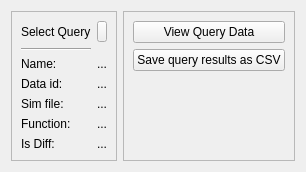
          <widget class="QWidget" name="view_tab">
           <attribute name="title">
            <string>View saved queries</string>
           </attribute>
           <layout class="QHBoxLayout" name="horizontalLayout_5">
            <item>
             <widget class="QFrame" name="frame_8">
              <property name="frameShape">
               <enum>QFrame::StyledPanel</enum>
              </property>
              <property name="frameShadow">
               <enum>QFrame::Raised</enum>
              </property>
              <layout class="QGridLayout" name="gridLayout_4">
               <item row="5" column="1">
                <widget class="QLabel" name="label_16">
                 <property name="text">
                  <string>Sim file: </string>
                 </property>
                </widget>
               </item>
               <item row="6" column="1">
                <widget class="QLabel" name="label_15">
                 <property name="text">
                  <string>Function:</string>
                 </property>
                </widget>
               </item>
               <item row="0" column="1">
                <widget class="QLabel" name="label_10">
                 <property name="sizePolicy">
                  <sizepolicy hsizetype="Preferred" vsizetype="Preferred">
                   <horstretch>0</horstretch>
                   <verstretch>0</verstretch>
                  </sizepolicy>
                 </property>
                 <property name="text">
                  <string>Select Query</string>
                 </property>
                </widget>
               </item>
               <item row="3" column="1">
                <widget class="QLabel" name="label_14">
                 <property name="sizePolicy">
                  <sizepolicy hsizetype="Fixed" vsizetype="Preferred">
                   <horstretch>0</horstretch>
                   <verstretch>0</verstretch>
                  </sizepolicy>
                 </property>
                 <property name="text">
                  <string>Data id: </string>
                 </property>
                </widget>
               </item>
               <item row="3" column="3">
                <widget class="QLabel" name="data_id_label">
                 <property name="text">
                  <string>...</string>
                 </property>
                </widget>
               </item>
               <item row="2" column="1">
                <widget class="QLabel" name="label_13">
                 <property name="text">
                  <string>Name: </string>
                 </property>
                </widget>
               </item>
               <item row="0" column="3">
                <widget class="QToolButton" name="view_query_list">
                 <property name="sizePolicy">
                  <sizepolicy hsizetype="Ignored" vsizetype="Fixed">
                   <horstretch>0</horstretch>
                   <verstretch>0</verstretch>
                  </sizepolicy>
                 </property>
                 <property name="text">
                  <string>...</string>
                 </property>
                </widget>
               </item>
               <item row="2" column="3">
                <widget class="QLabel" name="query_name_label">
                 <property name="text">
                  <string>...</string>
                 </property>
                </widget>
               </item>
               <item row="7" column="1">
                <widget class="QLabel" name="label_27">
                 <property name="text">
                  <string>Is Diff:</string>
                 </property>
                </widget>
               </item>
               <item row="1" column="1">
                <widget class="Line" name="line">
                 <property name="orientation">
                  <enum>Qt::Horizontal</enum>
                 </property>
                </widget>
               </item>
               <item row="6" column="3">
                <widget class="QLabel" name="function_label">
                 <property name="text">
                  <string>...</string>
                 </property>
                </widget>
               </item>
               <item row="5" column="3">
                <widget class="QLabel" name="sim_file_label">
                 <property name="text">
                  <string>...</string>
                 </property>
                </widget>
               </item>
               <item row="7" column="3">
                <widget class="QLabel" name="is_diff_label">
                 <property name="text">
                  <string>...</string>
                 </property>
                </widget>
               </item>
              </layout>
             </widget>
            </item>
            <item>
             <widget class="QFrame" name="frame_9">
              <property name="sizePolicy">
               <sizepolicy hsizetype="Fixed" vsizetype="Preferred">
                <horstretch>0</horstretch>
                <verstretch>0</verstretch>
               </sizepolicy>
              </property>
              <property name="frameShape">
               <enum>QFrame::StyledPanel</enum>
              </property>
              <property name="frameShadow">
               <enum>QFrame::Raised</enum>
              </property>
              <layout class="QVBoxLayout" name="verticalLayout_4">
               <item>
                <widget class="QPushButton" name="view_query_button">
                 <property name="text">
                  <string>View Query Data</string>
                 </property>
                </widget>
               </item>
               <item>
                <widget class="QPushButton" name="save_csv_query_button">
                 <property name="text">
                  <string>Save query results as CSV</string>
                 </property>
                </widget>
               </item>
               <item>
                <spacer name="verticalSpacer_2">
                 <property name="orientation">
                  <enum>Qt::Vertical</enum>
                 </property>
                 <property name="sizeHint" stdset="0">
                  <size>
                   <width>20</width>
                   <height>40</height>
                  </size>
                 </property>
                </spacer>
               </item>
              </layout>
             </widget>
            </item>
           </layout>
          </widget>
